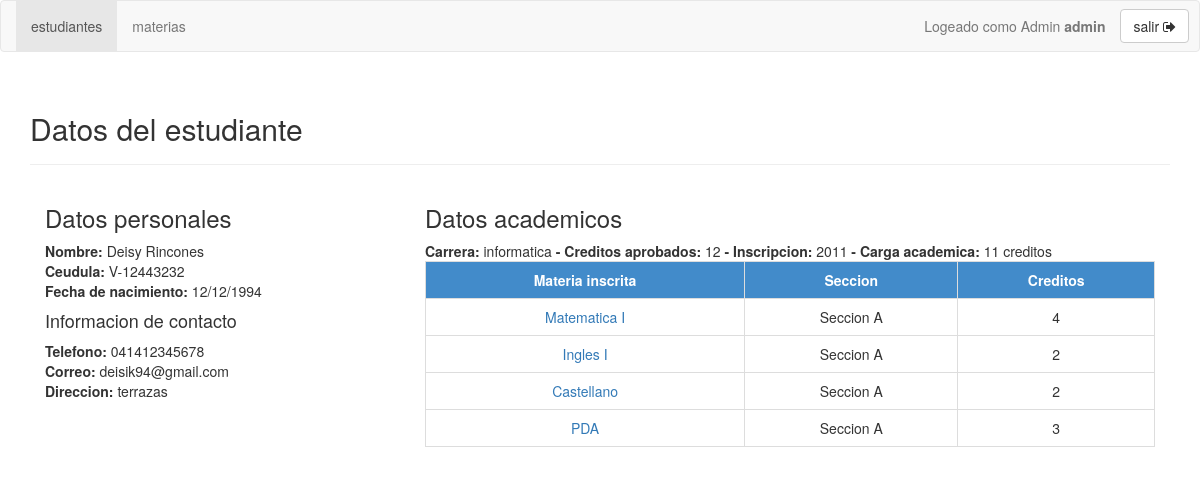
Page /admin/estudiante.php?id=1 (signed in) on the committed database.
### tables this page shows
create table usuario(
	usuario_id int auto_increment,
	login varchar (25) unique,
	pass varchar (25),
	perfil varchar (12),
	cedula varchar (20),
	nombre varchar (50) not null,
	telefono varchar (15),
	correo varchar(25),
	direccion text,
	nacimiento date,
	primary key (usuario_id)
);

create table carrera(
	carrera_id int auto_increment,
	carrera_nombre varchar (50) not null,
	primary key (carrera_id)
);

create table estudiante(
	estudiante_id int auto_increment,
	estudiante_usuario int,
	estudiante_carga_academica int,
	estudiante_inscripcion varchar(4),
	primary key (estudiante_id),
	foreign key (estudiante_usuario) references usuario (usuario_id)
);

create table materia(
	materia_id int auto_increment,
	materia_nombre char (50) not null,
	materia_carrera int not null,
	materia_creditos int not null,
	materia_color varchar(20) not null,
	primary key (materia_id),
	foreign key (materia_carrera) references carrera (carrera_id)
);

create table seccion(
	seccion_id int auto_increment,
	seccion_nombre varchar (50) not null,
	seccion_materia int not null,
	primary key (seccion_id),
    foreign key (seccion_materia) references materia (materia_id)
);

### public/admin/estudiante.php (the view, shortened to what this page needs)
<?php
  if(isset($_SESSION["login"]) && ($_SESSION["login"]!=null)):
    include("../../src/dbconnect.php");
    if (isset($_GET["id"])) {
      $id = $_GET["id"];
    $query = "SELECT * FROM usuario
    JOIN estudiante ON usuario.usuario_id = estudiante.estudiante_usuario
    JOIN estudiante_seccion ON estudiante.estudiante_id = estudiante_seccion.es_estudiante
    JOIN seccion ON estudiante_seccion.es_seccion = seccion.seccion_id
    JOIN materia ON seccion.seccion_materia = materia.materia_id
    JOIN carrera ON materia.materia_carrera = carrera.carrera_id
    WHERE usuario_id = '{$id}'";
    $result = mysql_query($query, $connect);
    $sql = mysql_query($query, $connect);
    $data = mysql_fetch_assoc($result);
    $carga_academica = 0;
    $phpdate = strtotime( $data["nacimiento"] );
    $nacimiento = date( 'd/m/Y', $phpdate );
    }
    include("header.php");
    include("navbar.php");
?>
<div class="container">
  <div class="page-header">
    <h2>Datos del estudiante</h2>
  </div>
  <div class="col-xs-12 col-sm-4">
    <h3>Datos personales</h3>
    <b>Nombre:</b> <span><?php echo $data["nombre"] ?></span> <br>
    <b>Ceudula:</b> <span><?php echo $data["cedula"] ?></span> <br>
    <b>Fecha de nacimiento: </b> <span><?php echo $nacimiento ?></span>
    <h4>Informacion de contacto</h4>
    <b>Telefono: </b> <span><?php echo $data["telefono"] ?></span> <br>
    <b>Correo: </b> <span><?php echo $data["correo"] ?></span> <br>
    <b>Direccion: </b> <span><?php echo $data["direccion"] ?></span><br>
  </div>
  <div class="col-xs-12 col-sm-8">
    <h3>Datos academicos</h3>
    <b>Carrera: </b> <span><?php echo $data["carrera_nombre"] ?></span>
    <b> - Creditos aprobados: </b><?php echo $data["estudiante_carga_academica"] ?>
    <b> - Inscripcion: </b> <span><?php echo $data["estudiante_inscripcion"] ?></span>
    <table class="table table-bordered table-custom">
      <tr>
        <th>Materia inscrita</th>
        <th>Seccion</th>
        <th>Creditos</th>
      </tr>
      <?php while($data = mysql_fetch_assoc($sql)): ?>
      <?php $carga_academica = $carga_academica + $data["materia_creditos"]; ?>
      <tr>
        <td>
          <a href="materia.php?seccion=<?php echo $data["seccion_id"] ?>">
            <?php echo $data["materia_nombre"] ?>
          </a>
        </td>
        <td>
          <?php echo $data["seccion_nombre"] ?>
        </td>
        <td>
          <?php echo $data["materia_creditos"] ?>
        </td>
      </tr>
      <?php endwhile ?>
      <b> - Carga academica: </b><?php echo $carga_academica ?> creditos
    </table>
  </div>
</div>
<?php
  include('footer.php');
  else:
    header('location: ../error.php');
  endif;
?>

### public/custom.css (style rules this page uses)
.table-custom th { background: #428bca; color: white; text-align: center; }
.table-custom td { text-align: center; min-height: 37px; }

### rows in the picture
usuario: nombre "Deisy Rincones", cedula "V-12443232", nacimiento "12/12/1994", telefono "041412345678", correo "deisik94@gmail.com", direccion "terrazas", materia.materia_nombre "Matematica I", seccion.seccion_nombre "Seccion A", materia.materia_creditos "4", materia.materia_nombre "Ingles I", materia.materia_creditos "2", materia.materia_nombre "Castellano", materia.materia_nombre "PDA", materia.materia_creditos "3"
carrera: carrera_nombre "informatica"
estudiante: estudiante_carga_academica "12", estudiante_inscripcion "2011"

### other values in the picture
$login "admin"
